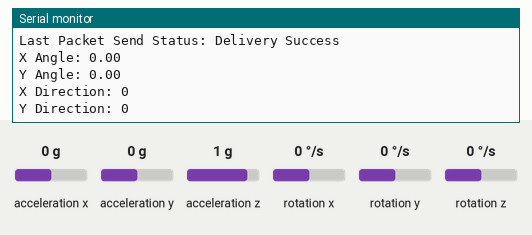
Bench run of a sketch on a simulated ESP32. Parts: the last lines printed to the serial monitor. The test bench sets the inputs (shaded band); at power-on: acceleration x 0 g, acceleration y 0 g, acceleration z 1 g, rotation x 0 °/s, rotation y 0 °/s, rotation z 0 °/s.

Above: at 1.3 s.
1.4 s: acceleration x set to -1.4 g
At 1.82 s:
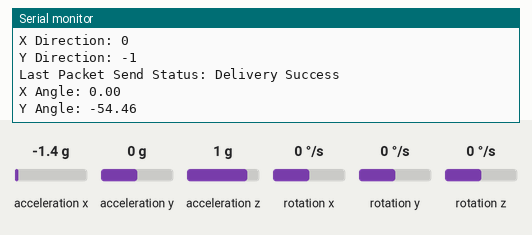
4.4 s: acceleration y set to -0.8 g
At 4.52 s:
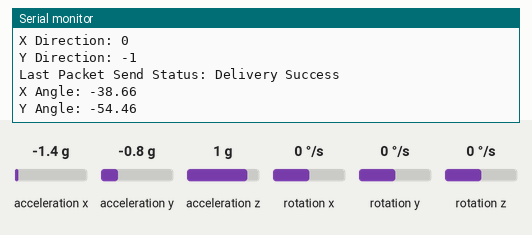
7.4 s: acceleration z set to 0 g
At 7.73 s:
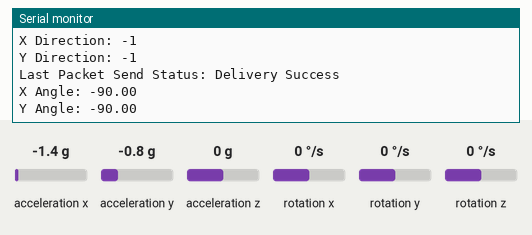
10.4 s: acceleration z set to 1.4 g
At 10.5 s:
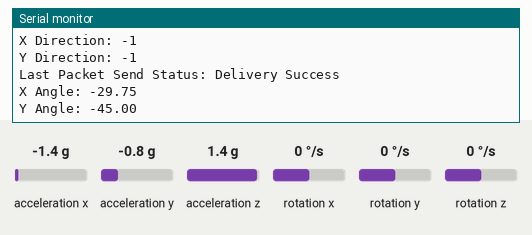
13.4 s: acceleration x set to 0 g
At 13.7 s:
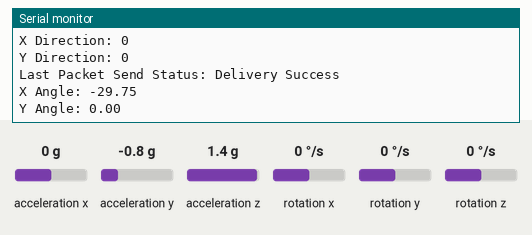
22.4 s: acceleration y set to 0.8 g
At 22.61 s:
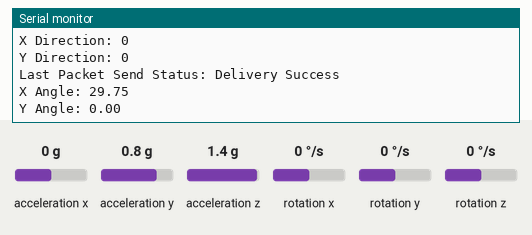
Timing chart, 0 to 25.4 s (numbered marks = the images above; inputs shaded):
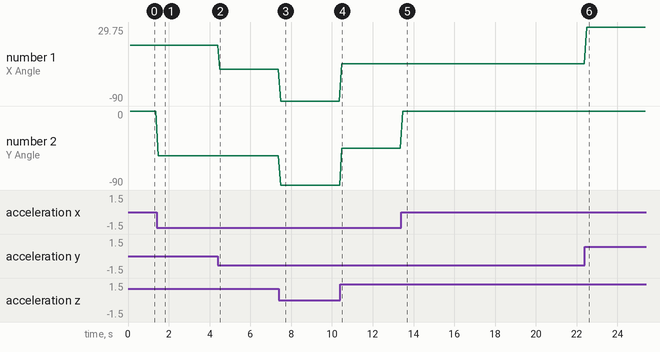

Measured:
- after the input at 1.4 s, the serial monitor: prints a new line after 0.07 s (image 1)
- after the input at 4.4 s, the serial monitor: prints a new line after 0.10 s (image 2)
- after the input at 7.4 s, the serial monitor: prints a new line after 0.08 s (image 3)
- after the input at 10.4 s, the serial monitor: prints a new line after 0.08 s (image 4)
- after the input at 13.4 s, the serial monitor: prints a new line after 0.07 s (image 5)
- after the input at 22.4 s, the serial monitor: prints a new line after 0.08 s (image 6)
- plotted number 1: 0 → -38.66 after the input at 4.4 s, -38.66 → -90 after the input at 7.4 s, -90 → -29.75 after the input at 10.4 s, -29.75 → 29.75 after the input at 22.4 s
- plotted number 2: 0 → -54.46 after the input at 1.4 s, -54.46 → -90 after the input at 7.4 s, -90 → -45 after the input at 10.4 s

The sketch:

SenderESPCode_2.ino
```cpp
#include <WiFi.h>
#include <esp_now.h>
#include <MPU6050.h>

MPU6050 mpu;

int x_direction;
int y_direction;

uint8_t broadcastAddress[] = {0xAC, 0x67, 0XB2, 0X72, 0XA6, 0XD0};
//A8:42:E3:A9:E2:88
//AC:67:B2:72:A6:D0

int16_t ax, ay, az;
int16_t gx, gy, gz;
int sensitivity = 16384;

typedef struct struct_message {
  float a;
  float b;
} struct_message;

struct_message myData;
esp_now_peer_info_t peerInfo;

void OnDataSent(const uint8_t *macAddr, esp_now_send_status_t status)
{
  Serial.print("Last Packet Send Status: ");
  Serial.println(status == ESP_NOW_SEND_SUCCESS ? "Delivery Success" : "Delivery Fail");
}


void setup() {
  // put your setup code here, to run once:
  Serial.begin(9600);
  delay(100);
  Wire.begin();
  mpu.initialize();
  mpu.setFullScaleGyroRange(MPU6050_GYRO_FS_250);

   WiFi.mode(WIFI_STA);
 if (esp_now_init() != 0) {
    Serial.println("Error initializing ESP-NOW");
    return;
  }
   esp_now_register_send_cb(OnDataSent);


  memcpy(peerInfo.peer_addr, broadcastAddress, 6);
  peerInfo.channel = 0;
  peerInfo.encrypt = false;

  if (esp_now_add_peer(&peerInfo) != ESP_OK) {
    Serial.println("Failed to add peer");
    return;
  }

}

void loop() {
  // put your main code here, to run repeatedly:
   mpu.getMotion6(&ax, &ay, &az, &gx, &gy, &gz);

  // Calculate angles from accelerometer data
  float accel_angle_x = atan2(ay, az) * 180 / M_PI;
  float accel_angle_y = atan2(ax, az) * 180 / M_PI;

  // Print angles to serial monitor
  Serial.print("X Angle: ");
  Serial.println(accel_angle_x);
  Serial.print("Y Angle: ");
  Serial.println(accel_angle_y);

  // Determine movement direction
  int x_direction;
  int y_direction;
  if (accel_angle_x > 40) //move right
    x_direction = 1;
  else if (accel_angle_x < -40) // move left
    x_direction = -1;
  else
    x_direction = 0;


  if (accel_angle_y > 40)  // move backward
    y_direction = 1;
  else if (accel_angle_y < -40) //move forward
    y_direction = -1;
  else
    y_direction = 0;

  // Print movement direction
  Serial.print("X Direction: ");
  Serial.println(x_direction);
  Serial.print("Y Direction: ");
  Serial.println(y_direction);

  myData.a = x_direction;
  myData.b = y_direction;

   esp_now_send(broadcastAddress, (uint8_t *) &myData, sizeof(myData));
 delay(50);
}
```
